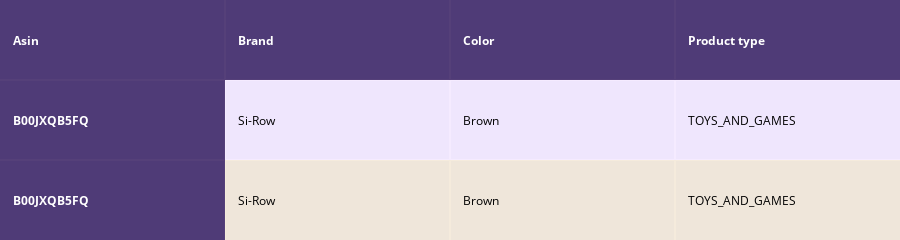
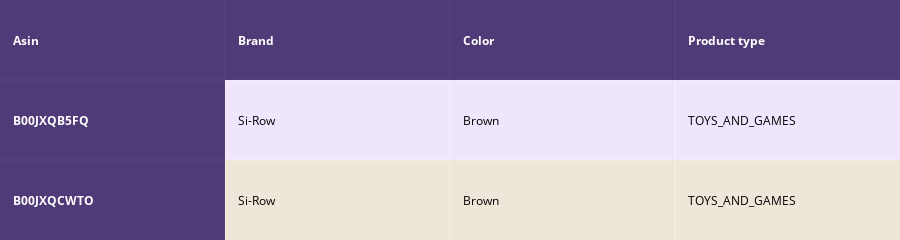
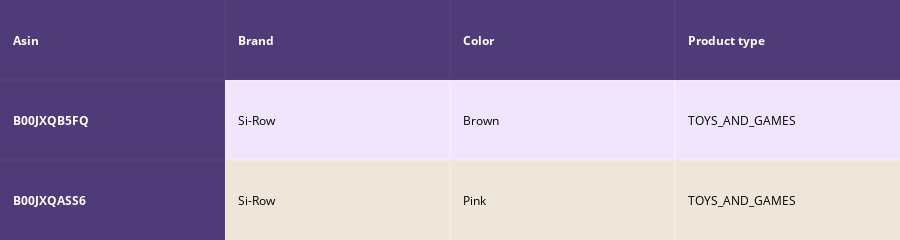
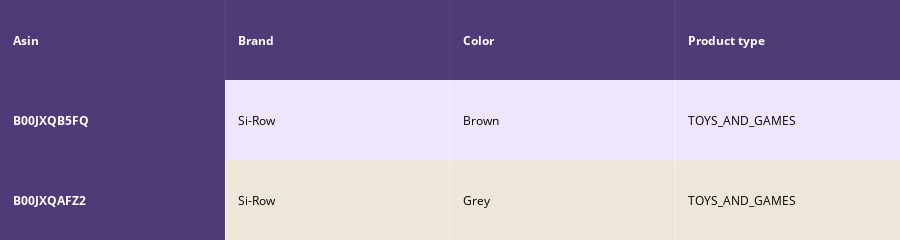

Write notebook code for charts like these, in order.
### Code cell
def idf_w2v_brand(doc_id, w1, w2, num_results):
    # doc_id: apparel's id in given corpus
    # w1: weight for  w2v features
    # w2: weight for brand and color features

    # pairwise_dist will store the distance from given input apparel to all remaining apparels
    # the metric we used here is cosine, the coside distance is mesured as K(X, Y) = <X, Y> / (||X||*||Y||)
    # http://scikit-learn.org/stable/modules/metrics.html#cosine-similarity
    idf_w2v_dist  = pairwise_distances(w2v_title_weight, w2v_title_weight[doc_id].reshape(1,-1))
    ex_feat_dist = pairwise_distances(extra_features, extra_features[doc_id])
    pairwise_dist   = (w1 * idf_w2v_dist +  w2 * ex_feat_dist)/float(w1 + w2)

    # np.argsort will return indices of 9 smallest distances
    indices = np.argsort(pairwise_dist.flatten())[0:num_results]
    #pdists will store the 9 smallest distances
    pdists  = np.sort(pairwise_dist.flatten())[0:num_results]

    #data frame indices of the 9 smallest distace's
    df_indices = list(data.index[indices])
    

    for i in range(0, len(indices)):
        heat_map_w2v_brand(data['title'].loc[df_indices[0]],data['title'].loc[df_indices[i]], data['medium_image_url'].loc[df_indices[i]], indices[0], indices[i],df_indices[0], df_indices[i], 'weighted')
        print('ASIN :',data['asin'].loc[df_indices[i]])
        print('Brand :',data['brand'].loc[df_indices[i]])
        print('euclidean distance from input :', pdists[i])
        print('='*100)

idf_w2v_brand(12566, 5, 3, 5)
# in the give heat map, each cell contains the euclidean distance between words i, j

### Figure 1 — Plotly figure (JSON) as saved in the notebook; plotly's stock layout.template omitted (floating-point values rounded to 4 significant figures)
{"data": [{"colorscale": [[0, "#1d004d"], [0.5, "#f2e5ff"], [1, "#f2e5d1"]], "hoverinfo": "none", "opacity": 0.75, "showscale": false, "type": "heatmap", "z": [[0, 0, 0, 0], [0, 0.5, 0.5, 0.5], [0, 1, 1, 1]]}], "layout": {"annotations": [{"align": "left", "font": {"color": "#ffffff"}, "showarrow": false, "text": "<b>Asin</b>", "x": -0.45, "xanchor": "left", "xref": "x", "y": 0, "yref": "y"}, {"align": "left", "font": {"color": "#ffffff"}, "showarrow": false, "text": "<b>Brand</b>", "x": 0.55, "xanchor": "left", "xref": "x", "y": 0, "yref": "y"}, {"align": "left", "font": {"color": "#ffffff"}, "showarrow": false, "text": "<b>Color</b>", "x": 1.55, "xanchor": "left", "xref": "x", "y": 0, "yref": "y"}, {"align": "left", "font": {"color": "#ffffff"}, "showarrow": false, "text": "<b>Product type</b>", "x": 2.55, "xanchor": "left", "xref": "x", "y": 0, "yref": "y"}, {"align": "left", "font": {"color": "#ffffff"}, "showarrow": false, "text": "<b>B00JXQB5FQ</b>", "x": -0.45, "xanchor": "left", "xref": "x", "y": 1, "yref": "y"}, {"align": "left", "font": {"color": "#000000"}, "showarrow": false, "text": "Si-Row", "x": 0.55, "xanchor": "left", "xref": "x", "y": 1, "yref": "y"}, {"align": "left", "font": {"color": "#000000"}, "showarrow": false, "text": "Brown", "x": 1.55, "xanchor": "left", "xref": "x", "y": 1, "yref": "y"}, {"align": "left", "font": {"color": "#000000"}, "showarrow": false, "text": "TOYS_AND_GAMES", "x": 2.55, "xanchor": "left", "xref": "x", "y": 1, "yref": "y"}, {"align": "left", "font": {"color": "#ffffff"}, "showarrow": false, "text": "<b>B00JXQB5FQ</b>", "x": -0.45, "xanchor": "left", "xref": "x", "y": 2, "yref": "y"}, {"align": "left", "font": {"color": "#000000"}, "showarrow": false, "text": "Si-Row", "x": 0.55, "xanchor": "left", "xref": "x", "y": 2, "yref": "y"}, {"align": "left", "font": {"color": "#000000"}, "showarrow": false, "text": "Brown", "x": 1.55, "xanchor": "left", "xref": "x", "y": 2, "yref": "y"}, {"align": "left", "font": {"color": "#000000"}, "showarrow": false, "text": "TOYS_AND_GAMES", "x": 2.55, "xanchor": "left", "xref": "x", "y": 2, "yref": "y"}], "height": 140, "margin": {"b": 0, "l": 0, "r": 0, "t": 0}, "xaxis": {"dtick": 1, "gridwidth": 2, "showticklabels": false, "tick0": -0.5, "ticks": "", "zeroline": false}, "yaxis": {"autorange": "reversed", "dtick": 1, "gridwidth": 2, "showticklabels": false, "tick0": 0.5, "ticks": "", "zeroline": false}}}

### Figure 2 — Plotly figure (JSON) as saved in the notebook; plotly's stock layout.template omitted (floating-point values rounded to 4 significant figures)
{"data": [{"colorscale": [[0, "#1d004d"], [0.5, "#f2e5ff"], [1, "#f2e5d1"]], "hoverinfo": "none", "opacity": 0.75, "showscale": false, "type": "heatmap", "z": [[0, 0, 0, 0], [0, 0.5, 0.5, 0.5], [0, 1, 1, 1]]}], "layout": {"annotations": [{"align": "left", "font": {"color": "#ffffff"}, "showarrow": false, "text": "<b>Asin</b>", "x": -0.45, "xanchor": "left", "xref": "x", "y": 0, "yref": "y"}, {"align": "left", "font": {"color": "#ffffff"}, "showarrow": false, "text": "<b>Brand</b>", "x": 0.55, "xanchor": "left", "xref": "x", "y": 0, "yref": "y"}, {"align": "left", "font": {"color": "#ffffff"}, "showarrow": false, "text": "<b>Color</b>", "x": 1.55, "xanchor": "left", "xref": "x", "y": 0, "yref": "y"}, {"align": "left", "font": {"color": "#ffffff"}, "showarrow": false, "text": "<b>Product type</b>", "x": 2.55, "xanchor": "left", "xref": "x", "y": 0, "yref": "y"}, {"align": "left", "font": {"color": "#ffffff"}, "showarrow": false, "text": "<b>B00JXQB5FQ</b>", "x": -0.45, "xanchor": "left", "xref": "x", "y": 1, "yref": "y"}, {"align": "left", "font": {"color": "#000000"}, "showarrow": false, "text": "Si-Row", "x": 0.55, "xanchor": "left", "xref": "x", "y": 1, "yref": "y"}, {"align": "left", "font": {"color": "#000000"}, "showarrow": false, "text": "Brown", "x": 1.55, "xanchor": "left", "xref": "x", "y": 1, "yref": "y"}, {"align": "left", "font": {"color": "#000000"}, "showarrow": false, "text": "TOYS_AND_GAMES", "x": 2.55, "xanchor": "left", "xref": "x", "y": 1, "yref": "y"}, {"align": "left", "font": {"color": "#ffffff"}, "showarrow": false, "text": "<b>B00JXQCWTO</b>", "x": -0.45, "xanchor": "left", "xref": "x", "y": 2, "yref": "y"}, {"align": "left", "font": {"color": "#000000"}, "showarrow": false, "text": "Si-Row", "x": 0.55, "xanchor": "left", "xref": "x", "y": 2, "yref": "y"}, {"align": "left", "font": {"color": "#000000"}, "showarrow": false, "text": "Brown", "x": 1.55, "xanchor": "left", "xref": "x", "y": 2, "yref": "y"}, {"align": "left", "font": {"color": "#000000"}, "showarrow": false, "text": "TOYS_AND_GAMES", "x": 2.55, "xanchor": "left", "xref": "x", "y": 2, "yref": "y"}], "height": 140, "margin": {"b": 0, "l": 0, "r": 0, "t": 0}, "xaxis": {"dtick": 1, "gridwidth": 2, "showticklabels": false, "tick0": -0.5, "ticks": "", "zeroline": false}, "yaxis": {"autorange": "reversed", "dtick": 1, "gridwidth": 2, "showticklabels": false, "tick0": 0.5, "ticks": "", "zeroline": false}}}

### Figure 3 — Plotly figure (JSON) as saved in the notebook; plotly's stock layout.template omitted (floating-point values rounded to 4 significant figures)
{"data": [{"colorscale": [[0, "#1d004d"], [0.5, "#f2e5ff"], [1, "#f2e5d1"]], "hoverinfo": "none", "opacity": 0.75, "showscale": false, "type": "heatmap", "z": [[0, 0, 0, 0], [0, 0.5, 0.5, 0.5], [0, 1, 1, 1]]}], "layout": {"annotations": [{"align": "left", "font": {"color": "#ffffff"}, "showarrow": false, "text": "<b>Asin</b>", "x": -0.45, "xanchor": "left", "xref": "x", "y": 0, "yref": "y"}, {"align": "left", "font": {"color": "#ffffff"}, "showarrow": false, "text": "<b>Brand</b>", "x": 0.55, "xanchor": "left", "xref": "x", "y": 0, "yref": "y"}, {"align": "left", "font": {"color": "#ffffff"}, "showarrow": false, "text": "<b>Color</b>", "x": 1.55, "xanchor": "left", "xref": "x", "y": 0, "yref": "y"}, {"align": "left", "font": {"color": "#ffffff"}, "showarrow": false, "text": "<b>Product type</b>", "x": 2.55, "xanchor": "left", "xref": "x", "y": 0, "yref": "y"}, {"align": "left", "font": {"color": "#ffffff"}, "showarrow": false, "text": "<b>B00JXQB5FQ</b>", "x": -0.45, "xanchor": "left", "xref": "x", "y": 1, "yref": "y"}, {"align": "left", "font": {"color": "#000000"}, "showarrow": false, "text": "Si-Row", "x": 0.55, "xanchor": "left", "xref": "x", "y": 1, "yref": "y"}, {"align": "left", "font": {"color": "#000000"}, "showarrow": false, "text": "Brown", "x": 1.55, "xanchor": "left", "xref": "x", "y": 1, "yref": "y"}, {"align": "left", "font": {"color": "#000000"}, "showarrow": false, "text": "TOYS_AND_GAMES", "x": 2.55, "xanchor": "left", "xref": "x", "y": 1, "yref": "y"}, {"align": "left", "font": {"color": "#ffffff"}, "showarrow": false, "text": "<b>B00JXQASS6</b>", "x": -0.45, "xanchor": "left", "xref": "x", "y": 2, "yref": "y"}, {"align": "left", "font": {"color": "#000000"}, "showarrow": false, "text": "Si-Row", "x": 0.55, "xanchor": "left", "xref": "x", "y": 2, "yref": "y"}, {"align": "left", "font": {"color": "#000000"}, "showarrow": false, "text": "Pink", "x": 1.55, "xanchor": "left", "xref": "x", "y": 2, "yref": "y"}, {"align": "left", "font": {"color": "#000000"}, "showarrow": false, "text": "TOYS_AND_GAMES", "x": 2.55, "xanchor": "left", "xref": "x", "y": 2, "yref": "y"}], "height": 140, "margin": {"b": 0, "l": 0, "r": 0, "t": 0}, "xaxis": {"dtick": 1, "gridwidth": 2, "showticklabels": false, "tick0": -0.5, "ticks": "", "zeroline": false}, "yaxis": {"autorange": "reversed", "dtick": 1, "gridwidth": 2, "showticklabels": false, "tick0": 0.5, "ticks": "", "zeroline": false}}}

### Figure 4 — Plotly figure (JSON) as saved in the notebook; plotly's stock layout.template omitted (floating-point values rounded to 4 significant figures)
{"data": [{"colorscale": [[0, "#1d004d"], [0.5, "#f2e5ff"], [1, "#f2e5d1"]], "hoverinfo": "none", "opacity": 0.75, "showscale": false, "type": "heatmap", "z": [[0, 0, 0, 0], [0, 0.5, 0.5, 0.5], [0, 1, 1, 1]]}], "layout": {"annotations": [{"align": "left", "font": {"color": "#ffffff"}, "showarrow": false, "text": "<b>Asin</b>", "x": -0.45, "xanchor": "left", "xref": "x", "y": 0, "yref": "y"}, {"align": "left", "font": {"color": "#ffffff"}, "showarrow": false, "text": "<b>Brand</b>", "x": 0.55, "xanchor": "left", "xref": "x", "y": 0, "yref": "y"}, {"align": "left", "font": {"color": "#ffffff"}, "showarrow": false, "text": "<b>Color</b>", "x": 1.55, "xanchor": "left", "xref": "x", "y": 0, "yref": "y"}, {"align": "left", "font": {"color": "#ffffff"}, "showarrow": false, "text": "<b>Product type</b>", "x": 2.55, "xanchor": "left", "xref": "x", "y": 0, "yref": "y"}, {"align": "left", "font": {"color": "#ffffff"}, "showarrow": false, "text": "<b>B00JXQB5FQ</b>", "x": -0.45, "xanchor": "left", "xref": "x", "y": 1, "yref": "y"}, {"align": "left", "font": {"color": "#000000"}, "showarrow": false, "text": "Si-Row", "x": 0.55, "xanchor": "left", "xref": "x", "y": 1, "yref": "y"}, {"align": "left", "font": {"color": "#000000"}, "showarrow": false, "text": "Brown", "x": 1.55, "xanchor": "left", "xref": "x", "y": 1, "yref": "y"}, {"align": "left", "font": {"color": "#000000"}, "showarrow": false, "text": "TOYS_AND_GAMES", "x": 2.55, "xanchor": "left", "xref": "x", "y": 1, "yref": "y"}, {"align": "left", "font": {"color": "#ffffff"}, "showarrow": false, "text": "<b>B00JXQAFZ2</b>", "x": -0.45, "xanchor": "left", "xref": "x", "y": 2, "yref": "y"}, {"align": "left", "font": {"color": "#000000"}, "showarrow": false, "text": "Si-Row", "x": 0.55, "xanchor": "left", "xref": "x", "y": 2, "yref": "y"}, {"align": "left", "font": {"color": "#000000"}, "showarrow": false, "text": "Grey", "x": 1.55, "xanchor": "left", "xref": "x", "y": 2, "yref": "y"}, {"align": "left", "font": {"color": "#000000"}, "showarrow": false, "text": "TOYS_AND_GAMES", "x": 2.55, "xanchor": "left", "xref": "x", "y": 2, "yref": "y"}], "height": 140, "margin": {"b": 0, "l": 0, "r": 0, "t": 0}, "xaxis": {"dtick": 1, "gridwidth": 2, "showticklabels": false, "tick0": -0.5, "ticks": "", "zeroline": false}, "yaxis": {"autorange": "reversed", "dtick": 1, "gridwidth": 2, "showticklabels": false, "tick0": 0.5, "ticks": "", "zeroline": false}}}
